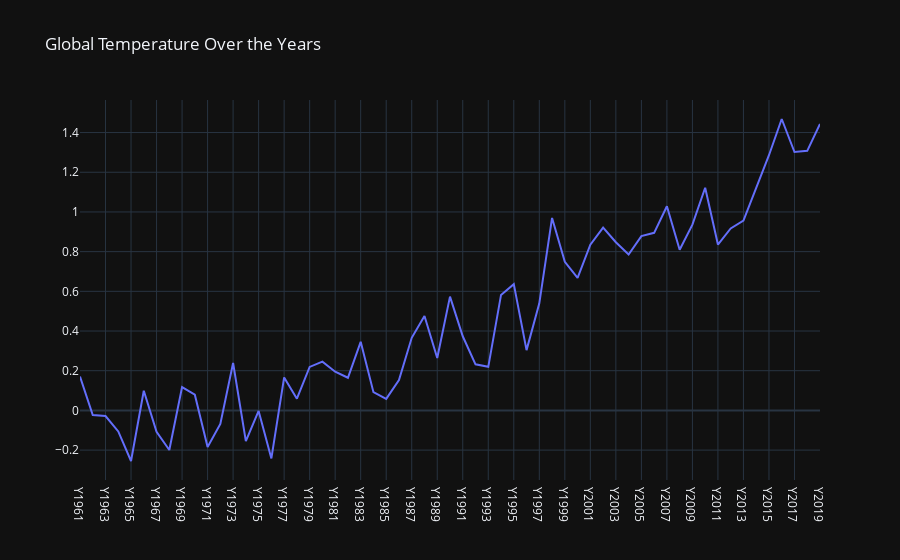

The cell this chart's notebook holds for it:
### Markdown cell above
First we will focus on the analysis of the global temperature

### Code cell
temp_meteorological_year = data_temperature.loc[(data_temperature['Element'] == 'Temperature change')
                                                & (data_temperature['Months'] == 'Meteorological year')]

years = temp_meteorological_year.columns[7:]
mean_temp_years = []

for year in years:
    mean_temp_years.append(temp_meteorological_year[year].mean())
    
fig = go.Figure()

fig.add_trace(go.Scatter(
    x = years,
    y = mean_temp_years,
))

fig.update_layout(
    title_text = 'Global Temperature Over the Years',
    template = 'plotly_dark'
)

### Figure 1 — Plotly figure (JSON) as saved in the notebook; plotly's stock layout.template omitted (floating-point values rounded to 4 significant figures)
{"data": [{"type": "scatter", "x": ["Y1961", "Y1962", "Y1963", "Y1964", "Y1965", "Y1966", "Y1967", "Y1968", "Y1969", "Y1970", "Y1971", "Y1972", "Y1973", "Y1974", "Y1975", "Y1976", "Y1977", "Y1978", "Y1979", "Y1980", "Y1981", "Y1982", "Y1983", "Y1984", "Y1985", "Y1986", "Y1987", "Y1988", "Y1989", "Y1990", "Y1991", "Y1992", "Y1993", "Y1994", "Y1995", "Y1996", "Y1997", "Y1998", "Y1999", "Y2000", "Y2001", "Y2002", "Y2003", "Y2004", "Y2005", "Y2006", "Y2007", "Y2008", "Y2009", "Y2010", "Y2011", "Y2012", "Y2013", "Y2014", "Y2015", "Y2016", "Y2017", "Y2018", "Y2019"], "y": [0.1709, -0.02287, -0.02836, -0.106, -0.2549, 0.09897, -0.1079, -0.1993, 0.1172, 0.07897, -0.1846, -0.06815, 0.2389, -0.1549, -0.002631, -0.242, 0.1661, 0.05901, 0.2192, 0.2457, 0.1949, 0.1645, 0.3455, 0.09209, 0.0583, 0.1529, 0.3657, 0.4753, 0.2639, 0.5733, 0.3735, 0.2322, 0.2196, 0.5818, 0.6362, 0.3037, 0.5392, 0.9696, 0.749, 0.6681, 0.8347, 0.9209, 0.8472, 0.7858, 0.8782, 0.8948, 1.028, 0.8096, 0.9357, 1.122, 0.8359, 0.9166, 0.9567, 1.123, 1.286, 1.468, 1.302, 1.308, 1.443]}], "layout": {"title": {"text": "Global Temperature Over the Years"}}}
